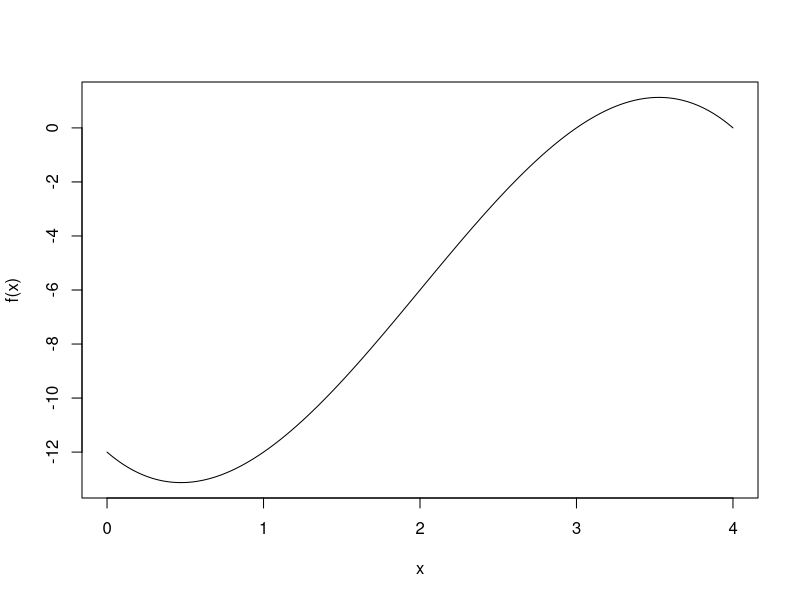
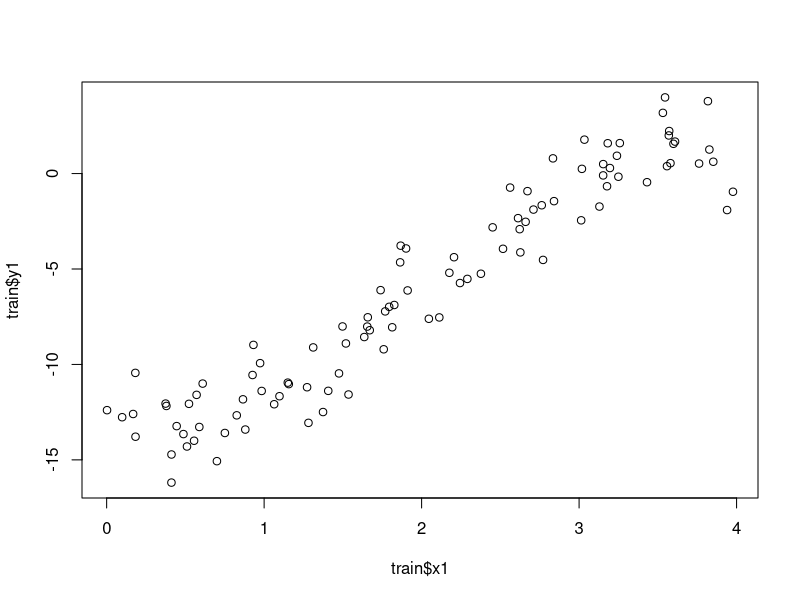
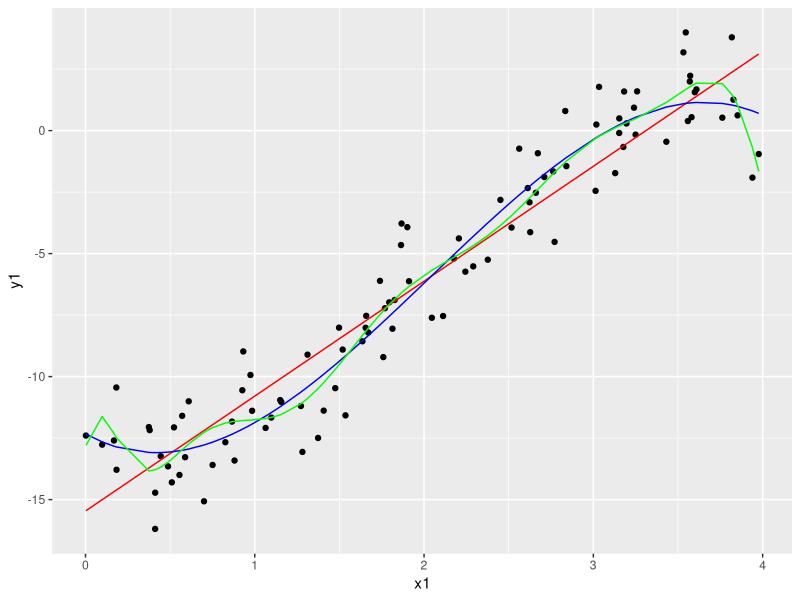
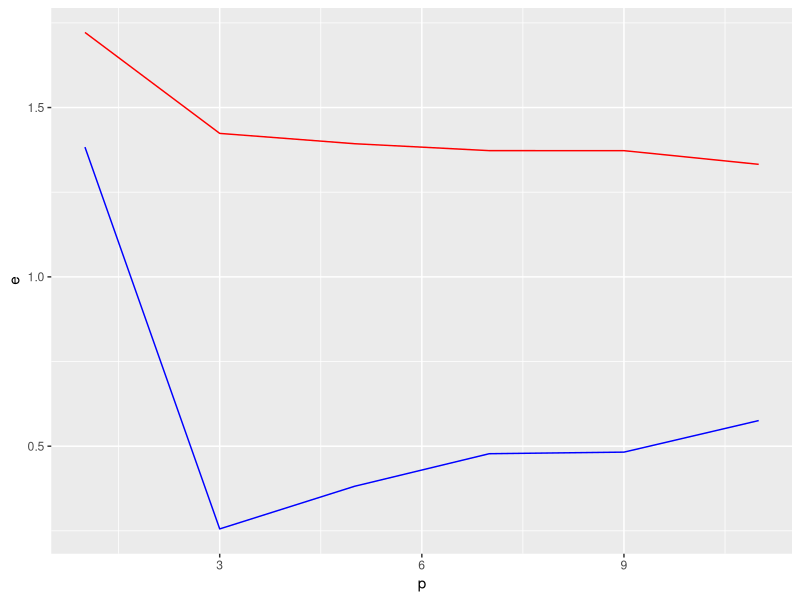

Reproduce these figures in R, in order.
library(ggplot2)
library(class)
x<-seq(0,4,by=0.01)


f<-function(x){
  t<-(-x-1)*(x-3)*(x-4)
return(t)
  }

plot(x,f(x),type="l")


set.seed(123)
x1<-runif(100,0,4)
y1<-f(x1)+ rnorm(100,sd=1.5)




train <- data.frame(
  x1 = x1,
  y1 = y1,
  x2 = x1 ^ 2,
  x3 = x1 ^ 3,
  x4 = x1 ^ 4,
  x5 = x1 ^ 5,
  x6 = x1 ^ 6,
  x7 = x1 ^ 7,
  x8 = x1 ^ 8,
  x9 = x1 ^ 9,
  x10 = x1 ^ 10,
  x11 = x1 ^ 11
)



plot(train$x1,train$y1)


x1t<-runif(50,0,4)
test<-data.frame(
  x1 = x1t,
  y1 = f(x1t),
  x2 = x1t ^ 2,
  x3 = x1t ^ 3,
  x4 = x1t ^ 4,
  x5 = x1t ^ 5,
  x6 = x1t ^ 6,
  x7 = x1t ^ 7,
  x8 = x1t ^ 8,
  x9 = x1t ^ 9,
  x10 = x1t ^ 10,
  x11 = x1t ^ 11
  
)


mod1<-lm(y1~x1,data=train)
mod2<-lm(y1~x1+x2+x3,data=train)
mod3<-lm(y1~x1+x2+x3+x4+x5,data=train)
mod4<-lm(y1~x1+x2+x3+x4+x5+x6+x7,data=train)
mod5<-lm(y1~x1+x2+x3+x4+x5+x6+x7+x8+x9,data=train)
mod6<-lm(y1~x1+x2+x3+x4+x5+x6+x7+x8+x9+x10+x11,data=train)


(e1<-sqrt(sum((train$y1-predict(mod1))^2)/(dim(train)[1])))
(e2<-sqrt(sum((train$y1-predict(mod2))^2)/(dim(train)[1])))
(e3<-sqrt(sum((train$y1-predict(mod3))^2)/(dim(train)[1])))
(e4<-sqrt(sum((train$y1-predict(mod4))^2)/(dim(train)[1])))
(e5<-sqrt(sum((train$y1-predict(mod5))^2)/(dim(train)[1])))
(e6<-sqrt(sum((train$y1-predict(mod6))^2)/(dim(train)[1])))


ggplot(train) + geom_point(aes(x1,y1))+geom_line(aes(x1,predict(mod1) ),color="red")+
  geom_line(aes(x1,predict(mod2) ),color="blue")+
  geom_line(aes(x1,predict(mod6) ),color="green")


(e1t<-sqrt(sum((test$y1-predict(mod1,newdata = test))^2)/(dim(test)[1])))
(e2t<-sqrt(sum((test$y1-predict(mod2,newdata = test))^2)/(dim(test)[1])))
(e3t<-sqrt(sum((test$y1-predict(mod3,newdata = test))^2)/(dim(test)[1])))
(e4t<-sqrt(sum((test$y1-predict(mod4,newdata = test))^2)/(dim(test)[1])))
(e5t<-sqrt(sum((test$y1-predict(mod5,newdata = test))^2)/(dim(test)[1])))
(e6t<-sqrt(sum((test$y1-predict(mod6,newdata = test))^2)/(dim(test)[1])))


err<-data.frame(p=c(1,3,5,7,9,11),e=c(e1,e2,e3,e4,e5,e6),et=c(e1t,e2t,e3t,e4t,e5t,e6t))

ggplot(err) + geom_line(aes(p,e),color="red") + geom_line(aes(p,et),color="blue")



